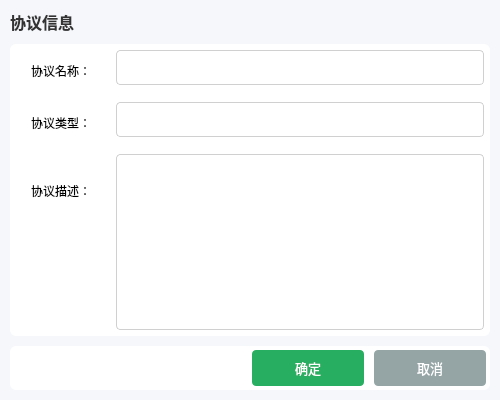
<?xml version="1.0" encoding="UTF-8"?>
<ui version="4.0">
 <class>ProtocolDialog</class>
 <widget class="QDialog" name="ProtocolDialog">
  <property name="geometry">
   <rect>
    <x>0</x>
    <y>0</y>
    <width>500</width>
    <height>400</height>
   </rect>
  </property>
  <property name="windowTitle">
   <string>协议信息</string>
  </property>
  <property name="styleSheet">
   <string notr="true">background-color: #f5f7fa;</string>
  </property>
  <layout class="QVBoxLayout" name="verticalLayout">
   <property name="spacing">
    <number>10</number>
   </property>
   <property name="leftMargin">
    <number>10</number>
   </property>
   <property name="topMargin">
    <number>10</number>
   </property>
   <property name="rightMargin">
    <number>10</number>
   </property>
   <property name="bottomMargin">
    <number>10</number>
   </property>
   <item>
    <widget class="QLabel" name="labelTitle">
     <property name="styleSheet">
      <string notr="true">
      font-size: 16px;
      font-weight: bold;
      color: #333333;
      </string>
     </property>
     <property name="text">
      <string>协议信息</string>
     </property>
    </widget>
   </item>
   <item>
    <widget class="QWidget" name="formContainer" native="true">
     <property name="styleSheet">
      <string notr="true">
       background-color: white;
       border-radius: 6px;
       padding: 12px;
       box-shadow: 0 1px 4px rgba(0,0,0,0.05);
      </string>
     </property>
     <layout class="QFormLayout" name="formLayout">
      <property name="horizontalSpacing">
       <number>10</number>
      </property>
      <property name="verticalSpacing">
       <number>10</number>
      </property>
      <property name="leftMargin">
       <number>6</number>
      </property>
      <property name="topMargin">
       <number>6</number>
      </property>
      <property name="rightMargin">
       <number>6</number>
      </property>
      <property name="bottomMargin">
       <number>6</number>
      </property>
      <item row="0" column="0">
       <widget class="QLabel" name="labelName">
        <property name="styleSheet">
         <string notr="true">color: rgb(0, 0, 0);</string>
        </property>
        <property name="text">
         <string>协议名称：</string>
        </property>
       </widget>
      </item>
      <item row="0" column="1">
       <widget class="QLineEdit" name="lineName">
        <property name="styleSheet">
         <string notr="true">
          QLineEdit {
              padding: 8px 12px;
              border: 1px solid #d0d0d0;
              border-radius: 4px;
              font-size: 13px;
              background-color: white;
              color: #333333;
          }
          QLineEdit:focus {
              border: 1px solid #4a90e2;
              box-shadow: 0 0 0 2px rgba(74,144,226,0.2);
          }
         </string>
        </property>
       </widget>
      </item>
      <item row="1" column="0">
       <widget class="QLabel" name="labelType">
        <property name="styleSheet">
         <string notr="true">color: black;</string>
        </property>
        <property name="text">
         <string>协议类型：</string>
        </property>
       </widget>
      </item>
      <item row="1" column="1">
       <widget class="QComboBox" name="comboType">
        <property name="styleSheet">
         <string notr="true">
         QComboBox {
             padding: 8px 12px;
             border: 1px solid #d0d0d0;
             border-radius: 4px;
             font-size: 13px;
             background-color: white;
             color: black;  /* 主文本颜色改为黑色 */
         }
         QComboBox::drop-down {
             width: 20px;
             border: none;
         }
         QComboBox QAbstractItemView {
             color: black;  /* 下拉列表文本颜色 */
             background-color: white;  /* 下拉列表背景 */
             selection-background-color: #3a6ea5;  /* 选中项背景 */
             selection-color: white;  /* 选中项文字颜色 */
         }
         </string>
        </property>
       </widget>
      </item>
      <item row="2" column="0">
       <widget class="QLabel" name="labelDesc">
        <property name="styleSheet">
         <string notr="true">color: rgb(0, 0, 0);</string>
        </property>
        <property name="text">
         <string>协议描述：</string>
        </property>
       </widget>
      </item>
      <item row="2" column="1">
       <widget class="QTextEdit" name="textDescription">
        <property name="styleSheet">
         <string notr="true">
          QTextEdit {
              padding: 8px 12px;
              border: 1px solid #d0d0d0;
              border-radius: 4px;
              font-size: 13px;
              background-color: white;
              color: #333333;
          }
          QTextEdit:focus {
              border: 1px solid #4a90e2;
              box-shadow: 0 0 0 2px rgba(74,144,226,0.2);
          }
         </string>
        </property>
       </widget>
      </item>
     </layout>
    </widget>
   </item>
   <item>
    <widget class="QWidget" name="buttonContainer" native="true">
     <property name="styleSheet">
      <string notr="true">
       background-color: white;
       border-radius: 6px;
       padding: 8px;
       box-shadow: 0 1px 4px rgba(0,0,0,0.05);
      </string>
     </property>
     <layout class="QHBoxLayout" name="horizontalLayout">
      <property name="spacing">
       <number>10</number>
      </property>
      <property name="leftMargin">
       <number>4</number>
      </property>
      <property name="topMargin">
       <number>4</number>
      </property>
      <property name="rightMargin">
       <number>4</number>
      </property>
      <property name="bottomMargin">
       <number>4</number>
      </property>
      <item>
       <spacer name="horizontalSpacer">
        <property name="orientation">
         <enum>Qt::Orientation::Horizontal</enum>
        </property>
        <property name="sizeHint" stdset="0">
         <size>
          <width>40</width>
          <height>20</height>
         </size>
        </property>
       </spacer>
      </item>
      <item>
       <widget class="QPushButton" name="btnOK">
        <property name="styleSheet">
         <string notr="true">
          QPushButton {
              background-color: #27ae60;
              color: white;
              border: none;
              padding: 8px 16px;
              border-radius: 4px;
              font-size: 13px;
              min-width: 80px;
          }
          QPushButton:hover {
              background-color: #2ecc71;
          }
          QPushButton:pressed {
              background-color: #219955;
          }
         </string>
        </property>
        <property name="text">
         <string>确定</string>
        </property>
        <property name="icon">
         <iconset>
          <normaloff>:/icons/ok.png</normaloff>:/icons/ok.png</iconset>
        </property>
       </widget>
      </item>
      <item>
       <widget class="QPushButton" name="btnCancel">
        <property name="styleSheet">
         <string notr="true">
          QPushButton {
              background-color: #95a5a6;
              color: white;
              border: none;
              padding: 8px 16px;
              border-radius: 4px;
              font-size: 13px;
              min-width: 80px;
          }
          QPushButton:hover {
              background-color: #7f8c8d;
          }
          QPushButton:pressed {
              background-color: #6c7a7d;
          }
         </string>
        </property>
        <property name="text">
         <string>取消</string>
        </property>
        <property name="icon">
         <iconset>
          <normaloff>:/icons/cancel.png</normaloff>:/icons/cancel.png</iconset>
        </property>
       </widget>
      </item>
     </layout>
    </widget>
   </item>
  </layout>
 </widget>
 <resources/>
 <connections>
  <connection>
   <sender>btnOK</sender>
   <signal>clicked()</signal>
   <receiver>ProtocolDialog</receiver>
   <slot>accept()</slot>
   <hints>
    <hint type="sourcelabel">
     <x>248</x>
     <y>254</y>
    </hint>
    <hint type="destinationlabel">
     <x>157</x>
     <y>274</y>
    </hint>
   </hints>
  </connection>
  <connection>
   <sender>btnCancel</sender>
   <signal>clicked()</signal>
   <receiver>ProtocolDialog</receiver>
   <slot>reject()</slot>
   <hints>
    <hint type="sourcelabel">
     <x>281</x>
     <y>254</y>
    </hint>
    <hint type="destinationlabel">
     <x>157</x>
     <y>274</y>
    </hint>
   </hints>
  </connection>
 </connections>
</ui>
